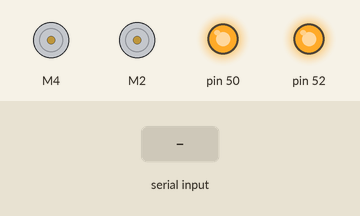
Simulated run of this sketch. Board: Arduino Mega 2560, built with avr-gcc and run on an emulated ATmega2560. Parts: 2 × DC motor (green arrow = forward, orange = backward, longer = faster), output pins drawn as LEDs (lit = HIGH). Inputs (shaded band) come from the test bench.

Above: at 1.2 s.
1.3 s: "1" received over Serial
At 2.4 s:
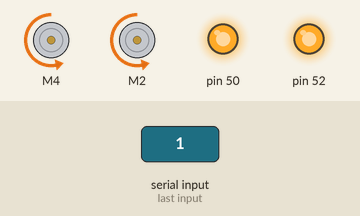
2.8 s: "2" received over Serial
At 3.6 s:
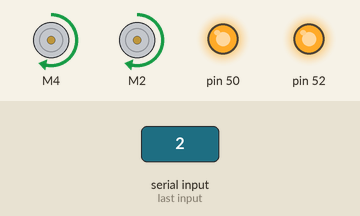
4.3 s: "3" received over Serial
At 4.7 s:
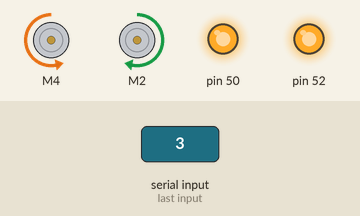
5.8 s: "4" received over Serial
At 7.0 s:
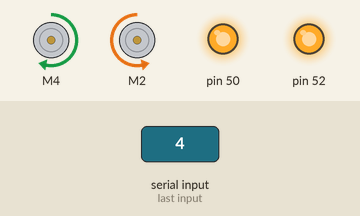
7.3 s: "0" received over Serial
At 8.2 s:
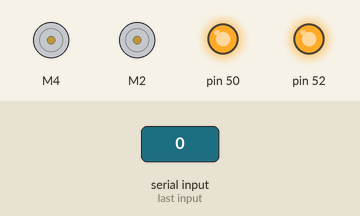
Timing chart, 0 to 9.8 s (numbered marks = the images above; inputs shaded):
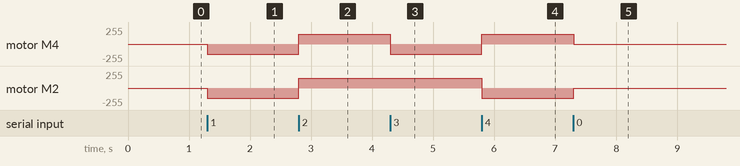

Measured:
- after the input at 1.3 s, motor M4, motor M2: stopped → backward 150/255 at once
- after the input at 2.8 s, motor M4, motor M2: backward 150/255 → forward 150/255 at once
- after the input at 4.3 s, motor M4: forward 150/255 → backward 150/255 at once
- after the input at 5.8 s, motor M4: backward 150/255 → forward 150/255 at once; motor M2: forward 150/255 → backward 150/255 at once
- after the input at 7.3 s, motor M4: forward 150/255 → stopped at once; motor M2: backward 150/255 → stopped at once

The sketch:

sketch_apr20b.ino
```cpp
#include<AFMotor.h>
AF_DCMotor rightMotor(4); //create motor #1 using M3 output on Motor Drive Shield, set to 1kHz PWM frequency
AF_DCMotor leftMotor(2); //create motor #2 using M1 output on Motor Drive Shield, set to 1kHz PWM frequency
char state = 0;
void setup() {
pinMode(50,OUTPUT);
pinMode(52,OUTPUT);

pinMode(52,OUTPUT);
digitalWrite(52,HIGH);
digitalWrite(50,HIGH);
  // put your setup code here, to run once:
Serial.begin(9600);
}

void loop() {
  // put your main code here, to run repeatedly:
if(Serial.available()){

  state = Serial.read();
if(state == '1'){backward();}
if(state == '2'){forward();}
if(state == '3'){right();}
if(state == '4'){left();}
if(state == '0'){Stop();}
}


}//loop
void forward(){
   rightMotor.run(FORWARD);
   leftMotor.run(FORWARD);
   rightMotor.setSpeed(150);
   leftMotor.setSpeed(150);
       }

void backward(){
  rightMotor.run(BACKWARD);
   leftMotor.run(BACKWARD);
   rightMotor.setSpeed(150);
   leftMotor.setSpeed(150);

  }
void left(){
  rightMotor.run(FORWARD);
   leftMotor.run(BACKWARD);
   rightMotor.setSpeed(150);
   leftMotor.setSpeed(150);
}
void right(){
  rightMotor.run(BACKWARD);
   leftMotor.run(FORWARD);
   rightMotor.setSpeed(150);
   leftMotor.setSpeed(150);

  }
void Stop(){
   rightMotor.run(RELEASE);
   leftMotor.run(RELEASE);
   rightMotor.setSpeed(0);
   leftMotor.setSpeed(0);
   }
```
